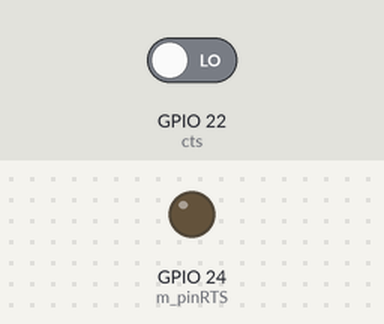
Recording of a program running on a simulated Raspberry Pi (BCM pin numbers). Shown: output pins drawn as LEDs (lit = HIGH). Inputs (shaded band) come from the test bench; at power-on: GPIO 22 (cts) LOW. Pins used as bus, display or sensor lines are not drawn.

Above: at 1.2 s.
1.3 s: GPIO 22 (cts) driven HIGH
At 2.2 s:
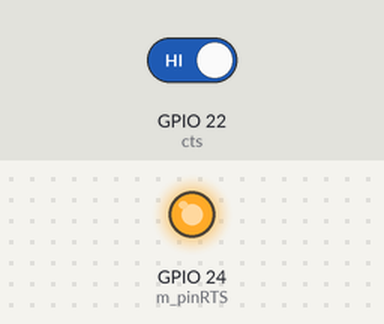
2.8 s: GPIO 22 (cts) driven LOW
At 3.4 s:
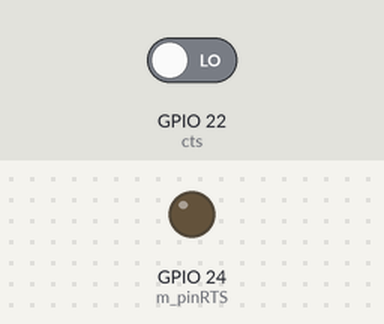
Timing chart, 0 to 5.8 s (numbered marks = the images above; inputs shaded):
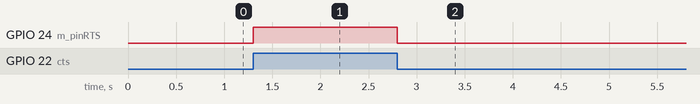

Measured:
- after the input at 1.3 s, GPIO 24 (m_pinRTS): LOW → HIGH at once
- after the input at 2.8 s, GPIO 24 (m_pinRTS): HIGH → LOW at once

The program:

seg7led-timer.py
```python
#!/usr/bin/python

#
# (c) copyright Andrew Shepherd 2013
# File: seg7led-timer.py
# Author: Andy Shepherd
# Version: V1.00
# Date: 16/01/13
# Description: Python script to demonstrate the Seg7Led board on Raspberry Pi. This script counts from -999 to 9999
# in 1/100 of a second displaying the current count on the Seg7Led board. (timing is approximate)
#
# License: This source may be used for anything you like.  No warranty is given.
#
# Connect Rasberry Pi as defined in source below + GND and 5V.
# Note: These connections are for the Raspberry Pi (c)2011 (version made in China).  They may need
# to be different on other versions.
#
# To run: sudo python seg7led-timer.py
#

import RPi.GPIO as gpio
from time import sleep

m_pinCTS   = 22  # input
m_pinData  = 23  # output
m_pinRTS   = 24  # output
m_pinLatch = 25  # output

def setupGPIO():
        gpio.setmode(gpio.BCM);

        gpio.setup( m_pinCTS, gpio.IN );

        gpio.setup( m_pinData, gpio.OUT );
        gpio.setup( m_pinRTS, gpio.OUT );
        gpio.setup( m_pinLatch, gpio.OUT );

        digitalWrite( m_pinLatch, gpio.HIGH )
        digitalWrite( m_pinRTS, gpio.LOW );
        digitalWrite( m_pinData, gpio.LOW );

# Function to output a value to a GPIO pin (Arduino style)
def digitalWrite( pin, state ):
        gpio.output( pin, state )

# Function to read a value from a GPIO pin (Arduino style)
def digitalRead( pin ):
        return gpio.input( pin )

# Function to get a 'bit' value from s 'char'.
def getBitFromChar( bit, char ):
        retVal = gpio.LOW
        if (ord(char) & (1 << bit)) != 0:
                retVal = gpio.HIGH
        return retVal

# Send aCh to Seg7LED display
# param aCh - char to send.
def print8BitChar( aCh ):

        cts = False;

        digitalWrite( m_pinRTS, gpio.LOW );

        for  i in range( 0, 8 ):
                # Wait for CTS to go high (Seg7 is ready for next bit)
                while cts == False:
                        cts = digitalRead( m_pinCTS );

                # Send data bit
                digitalWrite( m_pinData, getBitFromChar( i, aCh) );

                # Set RTS HIGH (Tell Seg7 that bit it set)
                digitalWrite( m_pinRTS, gpio.HIGH );

                # Wait for CTS to go LOW (Seg7 has received bit)
                while cts == True:
                        cts = digitalRead( m_pinCTS );

                # Set data to low (Not essential but makes decoding on a logic analyser easier
                digitalWrite( m_pinData, gpio.LOW );

                # Set RTS to low until next data bit is ready
                digitalWrite( m_pinRTS, gpio.LOW );

        return True;

# Function to send an int to Seg7Led board
# - Converts int to string and send it char by char.
# - String is preceded with an 'A' char which tells the
# Seg7Led board to expect an ASCII string.
def sendInt( iCount ):

        # Convert pass int to 4 digit string
        sCount = "%04d" % (iCount);

        # Open latch
        digitalWrite( m_pinLatch, gpio.LOW )

        # Send 'A' to specify ASCII string being sent
        print8BitChar( 'A' )

        # Loop through the 4 digits
        for a in range(0,4):
                # Get char at current loop position
                c = sCount[a];
                # Send char
                print8BitChar( c );

        # Close latch
        digitalWrite( m_pinLatch, gpio.HIGH )


## Entry point

setupGPIO();

try:
  # Count from -999 to 9999 until CTRL-C is passed to escape
	while True:
        	count = -999;
	        while count < 10000:
        	        sendInt( count );
                	count += 1;
               	 	sleep(0.01);

except:
	print "Caught CTRL-C..";

print "Cleaning up GPIO...";
gpio.cleanup()
print "Exited";
```
